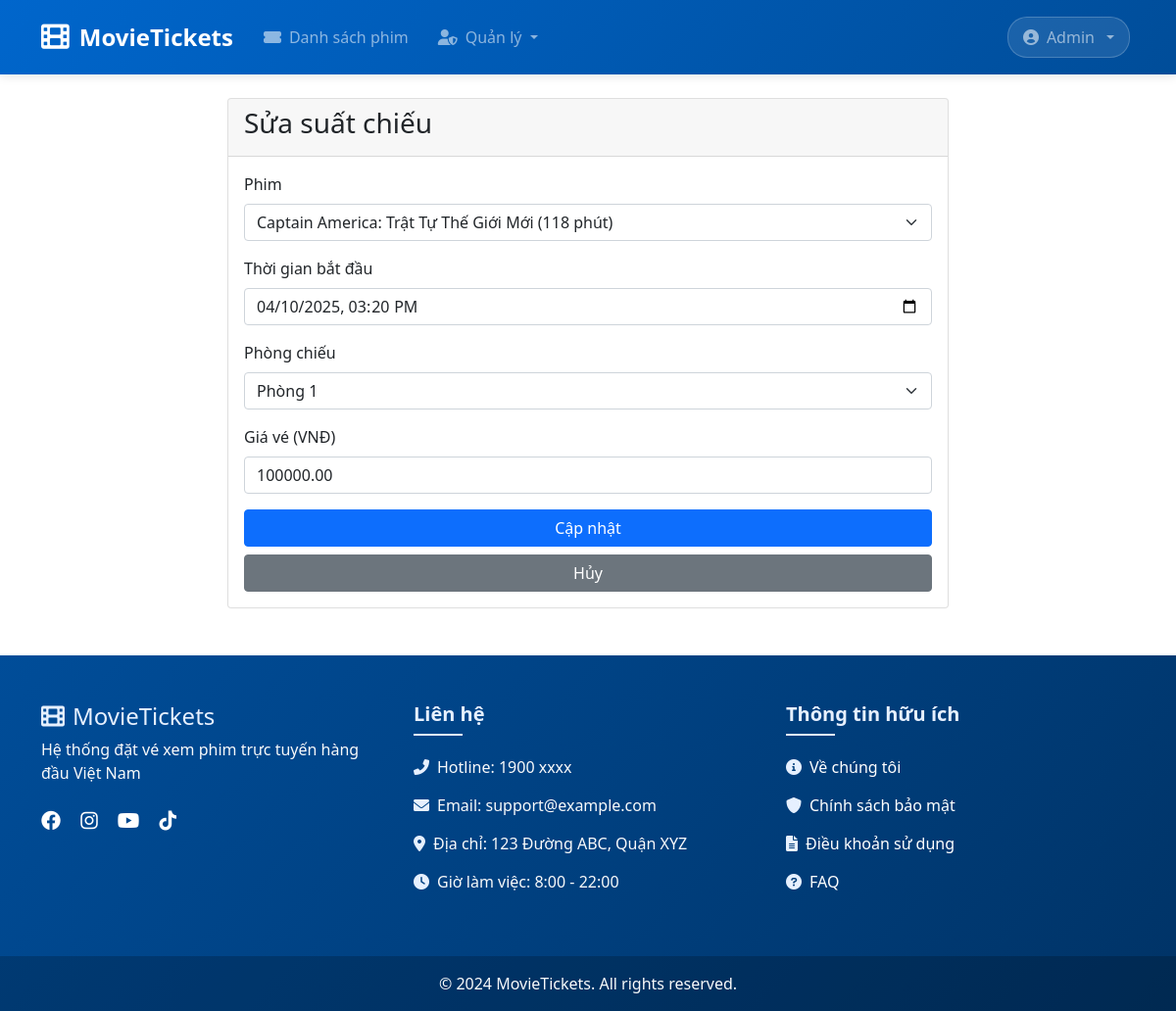
The page /admin/showtimes/edit?id=18 (signed in) on the database its author committed.
### tables this page shows
CREATE TABLE `showtime` (
  `id` int NOT NULL,
  `movieId` int NOT NULL,
  `startTime` datetime NOT NULL,
  `endTime` datetime NOT NULL,
  `room` varchar(50) NOT NULL,
  `price` decimal(10,2) NOT NULL
);

CREATE TABLE `movie` (
  `id` int NOT NULL,
  `title` varchar(255) NOT NULL,
  `description` text,
  `trailer` varchar(255) DEFAULT NULL,
  `duration` int NOT NULL,
  `imageUrl` varchar(255) DEFAULT NULL,
  `createdAt` datetime DEFAULT CURRENT_TIMESTAMP
);

### controllers/AdminController.php (called while the page is built, shortened)
<?php
require_once "models/Movie.php";
require_once "models/ShowTime.php";
require_once "config/database.php";
class AdminController
{
    private $movieModel;
    private $showTimeModel;
    public function __construct()
    {
        $this->movieModel = new Movie();
        $this->showTimeModel = new ShowTime();
    }
    public function editShowTime($id)
    {
        $showTime = $this->showTimeModel->getShowTimeById($id);
        $movies = $this->movieModel->getAllMovies();
        require_once "views/admin/showtimes/edit.php";
    }
}

### models/ShowTime.php (called while the page is built, shortened)
<?php
require_once "config/database.php";
class ShowTime
{
    private $conn;
    private $table_name = "ShowTime";
    public function __construct()
    {
        $database = new Database();
        $this->conn = $database->getConnection();
    }
    public function getShowTimeById($id)
    {
        $query = "SELECT st.*, m.title as movie_title, m.duration
             FROM " . $this->table_name . " st
             JOIN Movie m ON st.movieId = m.id
             WHERE st.id = ?";
        $stmt = $this->conn->prepare($query);
        $stmt->execute([$id]);
        $result = $stmt->fetch(PDO::FETCH_ASSOC);
        return $result;
    }
}

### config/database.php (called while the page is built, shortened)
<?php
class Database
{
    private $host = "localhost";
    private $db_name = "movie_booking";
    private $username = "root";
    private $password = "";
    public function getConnection()
    {
        try {
            $this->conn = new PDO(
                "mysql:host=" . $this->host . ";port=3306;dbname=" . $this->db_name . ";charset=utf8mb4",
                $this->username,
                $this->password,
                array(PDO::ATTR_ERRMODE => PDO::ERRMODE_EXCEPTION)
            );
            return $this->conn;
        } catch (PDOException $e) {
            error_log("Database Connection Error: " . $e->getMessage());
            throw new Exception("Không thể kết nối đến cơ sở dữ liệu: " . $e->getMessage());
        }
    }
}

### models/Movie.php (called while the page is built, shortened)
<?php
require_once "config/database.php";
class Movie
{
    private $db;
    public function __construct()
    {
        $database = new Database();
        $this->db = $database->getConnection();
    }
    public function getAllMovies($page = 1, $itemsPerPage = 8)
    {
        try {
            $offset = ($page - 1) * $itemsPerPage;
            $sql = "SELECT * FROM movie
                    ORDER BY id DESC
                    LIMIT :limit OFFSET :offset";
            $stmt = $this->db->prepare($sql);
            $stmt->bindValue(':limit', $itemsPerPage, PDO::PARAM_INT);
            $stmt->bindValue(':offset', $offset, PDO::PARAM_INT);
            $stmt->execute();
            $movies = $stmt->fetchAll(PDO::FETCH_ASSOC);
            return $movies;
        } catch (PDOException $e) {
            error_log("Error in getAllMovies: " . $e->getMessage());
            return [];
        }
    }
}

### views/admin/showtimes/edit.php (the view, shortened to what this page needs)
<?php include 'views/layouts/header.php'; ?>
<div class="container mt-4">
    <div class="row justify-content-center">
        <div class="col-md-8">
            <div class="card">
                <div class="card-header">
                    <h3>Sửa suất chiếu</h3>
                </div>
                <div class="card-body">
                    <form action="<?php echo BASE_URL; ?>admin/showtimes/edit?id=<?php echo $showTime['id']; ?>" method="POST">
                        <div class="mb-3">
                            <label for="movieId" class="form-label">Phim</label>
                            <select class="form-select" id="movieId" name="movieId" required>
                                <?php foreach ($movies as $movie): ?>
                                    <option value="<?php echo $movie['id']; ?>"
                                        <?php echo ($movie['id'] == $showTime['movieId']) ? 'selected' : ''; ?>>
                                        <?php echo htmlspecialchars($movie['title']); ?> (<?php echo $movie['duration']; ?> phút)
                                    </option>
                                <?php endforeach; ?>
                            </select>
                        </div>
                        <div class="mb-3">
                            <label for="startTime" class="form-label">Thời gian bắt đầu</label>
                            <input type="datetime-local" class="form-control" id="startTime" name="startTime"
                                value="<?php echo date('Y-m-d\TH:i', strtotime($showTime['startTime'])); ?>" required>
                        </div>
                        <div class="mb-3">
                            <label for="room" class="form-label">Phòng chiếu</label>
                            <select class="form-select" id="room" name="room" required>
                                <option value="Phòng 1" <?php echo ($showTime['room'] == 'Phòng 1') ? 'selected' : ''; ?>>Phòng 1</option>
                            </select>
                        </div>
                        <div class="mb-3">
                            <label for="price" class="form-label">Giá vé (VNĐ)</label>
                            <input type="number" class="form-control" id="price" name="price"
                                value="<?php echo $showTime['price']; ?>" required min="0" step="1000">
                        </div>
                        <div class="d-grid gap-2">
                            <button type="submit" class="btn btn-primary">Cập nhật</button>
                            <a href="<?php echo BASE_URL; ?>admin/showtimes" class="btn btn-secondary">Hủy</a>
                        </div>
                    </form>
                </div>
            </div>
        </div>
    </div>
</div>
<?php include 'views/layouts/footer.php'; ?>

### index.php (shortened to what this page needs)
<?php
require_once "controllers/AdminController.php";
$url = isset($_GET['url']) ? rtrim($_GET['url'], '/') : '';
foreach ($routes as $pattern => $handler) {
    $pattern = str_replace('/', '\/', $pattern);
    if (preg_match('/^' . $pattern . '$/', $url, $matches)) {
        $action = $handler[1];
        $controller = new $controller_name();
        if (count($matches) > 1) {
            $controller->$action($matches[1]);
        } else {
            $id = isset($_GET['id']) ? $_GET['id'] : null;
            if ($id !== null) {
                $controller->$action($id);
            } else {
                $controller->$action();
            }
        }
        break;
    }
}

### views/layouts/header.php (style rules this page uses)
:root { --primary-blue: #0066cc; --primary-dark: #004d99; --primary-light: #e6f0ff; }

### rows shown on the page
showtime: movieId "Captain America: Trật Tự Thế Giới Mới (118 phút)", startTime "04/10/2025 15:20", room "Phòng 1", price "100000.00"
